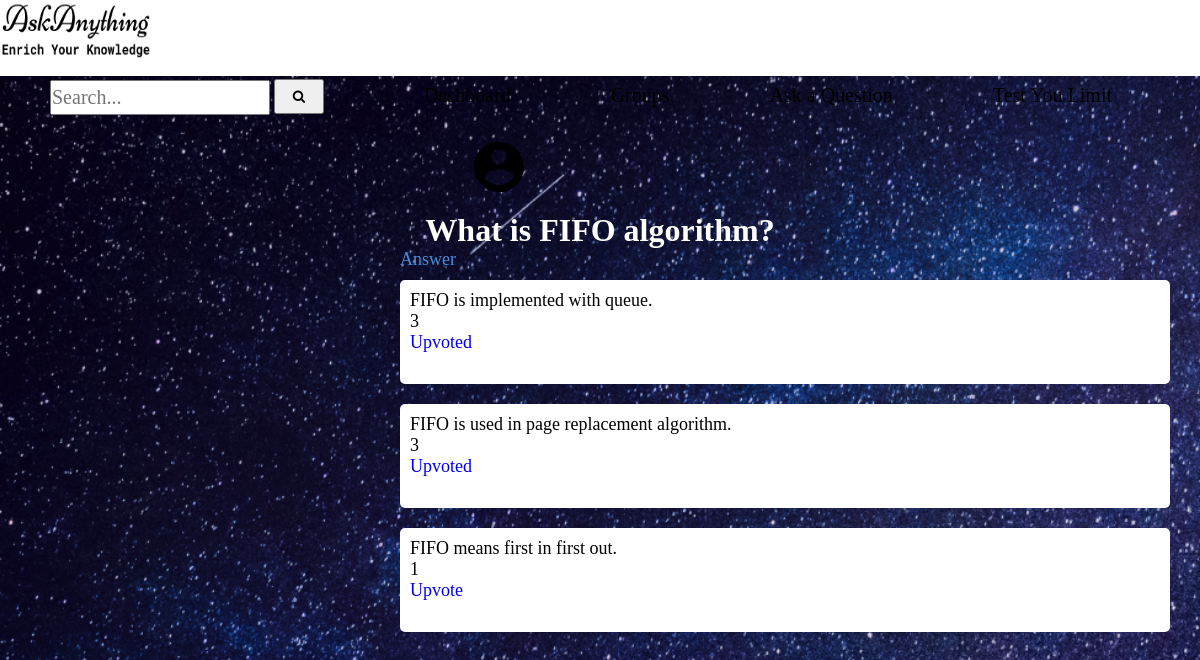
Page /php/questionDetails.php?QID=1 (signed in) on the committed database.
### tables this page shows
CREATE TABLE `question` (
  `question_id` int(11) NOT NULL,
  `question_user_id` int(11) NOT NULL,
  `question_group_id` varchar(20) NOT NULL,
  `question_text` varchar(500) NOT NULL
);

CREATE TABLE `question_1` (
  `AnsID` int(11) NOT NULL,
  `Answer` text NOT NULL,
  `AnswererID` int(11) NOT NULL,
  `upvotenum` int(11) NOT NULL
);

CREATE TABLE `upvotestatus` (
  `QueID` int(11) NOT NULL,
  `AnsID` int(11) NOT NULL,
  `UserID` int(11) NOT NULL,
  `upstat` varchar(11) NOT NULL
);

### php/questionDetails.php (the view, shortened to what this page needs)
<?php
include_once '../php/connection.php';
$QID=$_GET['QID'];
$UID=$_SESSION['usernID'];
$sql="SELECT * FROM `question` where question_id=$QID";
$query=mysqli_query($con,$sql);
$num=mysqli_num_rows($query);
if($num>0)
{
	$row=mysqli_fetch_array($query,MYSQLI_ASSOC);
	$question=$row['question_text'];
}
?>
<html>
<head>
	<link rel="stylesheet" href="https://cdnjs.cloudflare.com/ajax/libs/font-awesome/4.7.0/css/font-awesome.min.css"/>
	<link rel="stylesheet" href="../css/QuestionDetails.css"/>
</head>
<body>
<?php include_once '../php/nav.php'; ?>
<h1 align="center"><?php echo $question; ?></h1>
<?php
echo "<a href='../php/answerQuestion.php?QID=$QID' id='answerbutton'>Answer</a><br>";
$sql="SELECT * FROM question_$QID order by upvotenum desc";
$query=mysqli_query($con,$sql);
$num=mysqli_num_rows($query);
if($num>0)
{
	while($row=mysqli_fetch_array($query,MYSQLI_ASSOC))
	{
	$upstat="";
	$ansID=$row['AnsID'];
	$answer=$row['Answer'];
	$upvotenum=$row['upvotenum'];
	$upnum='upnum'.$ansID;
	$upstatus='upstat'.$ansID;
	echo "<div class='ans'> <p>$answer</p><p id='$upnum' >$upvotenum</p>";
	$state="SELECT * FROM `upvotestatus` where QueID=$QID and AnsID=$ansID and UserID=$UID";
	$SQLQuery=mysqli_query($con,$state);
	$num=mysqli_num_rows($SQLQuery);
	if($num==0){
		$upstat="Upvote";
	}else if($num==1)
	{
		$val=mysqli_fetch_array($SQLQuery,MYSQLI_ASSOC);
		$upstat=$val['upstat'];
	}
	echo "<a id='$upstatus' class='VOTE' onclick='upVote($ansID)' href='#'>$upstat</a><br><br> </div>";
	}
}
?>
</body>
</html>

### php/nav.php (shortened to what this page needs)
<html>
<head>
	<link rel="stylesheet" href="../css/Profile.css">
  <link rel="stylesheet" href="https://cdnjs.cloudflare.com/ajax/libs/font-awesome/4.7.0/css/font-awesome.min.css"/>
</head>
<body>
	<nav>
    <img src="../visual/png/askanythinglogo.png" style="width:150px;height:60px">
		<ul>
      <li>
        <form action="search.php" method="post">
          <input class="Search" type="search" placeholder="Search..." name="search">
          <button class="btn" type="submit"><i class="fa fa-search"></i></button>
        </form>
      </li>
			<li><a href="../php/afterlogin.php">Dashboard</a></li>
			<li><a href="../php/group.php">Groups</a></li>
			<li><a href="../php/askquestion.php">Ask a Question</a></li>
			<li><a href="#">Test You Limit</a>
      </li>
      		<li class="login"><a href="#"><img src="../visual/svg/round-account-button-with-user-inside.svg" alt="Login/Signup" style="width:50px;height:50px;margin-left: 50px; margin-top:-10px;"></a>
			</li>
		</ul>
	</nav>
	</body>
</html>

### css/QuestionDetails.css (style rules this page uses)
* { padding: 0px; margin: 0px; }
body { background-image: url("../visual/png/background.png"); background-size: cover; }
h1 { color: #fff; }
.ans { float: left; margin: 10px 400px; width: 750px; background-color: #FFF; font-size: 18px; border-width: thick 5px #fff; padding: 10px; border-radius: 5px; }
.ans a { text-decoration: none; }
#answerbutton { text-decoration: none; font-size: 18px; color: #488DDB; margin: 10px 400px; }

### css/Profile.css (style rules this page uses)
* { padding: 0px; margin: 0px; }
body { background-image: url("../visual/png/background.png"); background-size: cover; }
nav { background-color: white; width: 100%; height: 76px; line-height: 30px; }
nav img { float: left; }
nav ul { float: left; }
nav ul li { float: left; list-style: none; padding: 20px 50px; position: relative; }
nav ul li a { text-decoration: none; font-size: 20px; color: #000; }
.Search { width: 220px; height: 35px; font-size: 20px; font-family: cursive; }
.btn { width: 50px; height: 35px; top: -3.5px; position: relative; }

### rows in the picture
question: question_text "What is FIFO algorithm?"
question_1: Answer "FIFO is implemented with queue.", upvotenum "3", upvotestatus.upstat "Upvoted"
question_1: Answer "FIFO is used in page replacement algorithm.", upvotenum "3", upvotestatus.upstat "Upvoted"
question_1: Answer "FIFO means first in first out.", upvotenum "1", upstat "Upvote"
